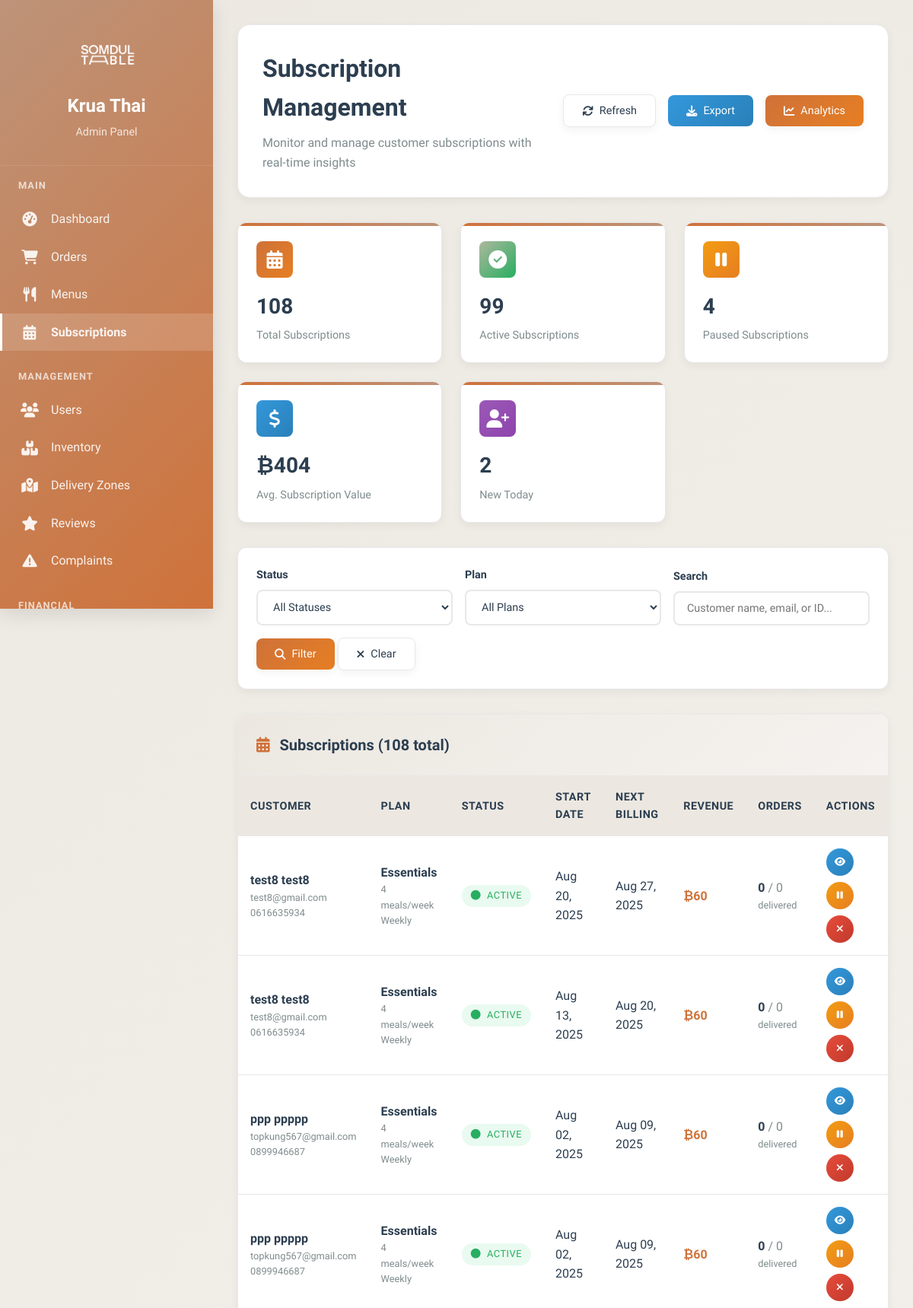
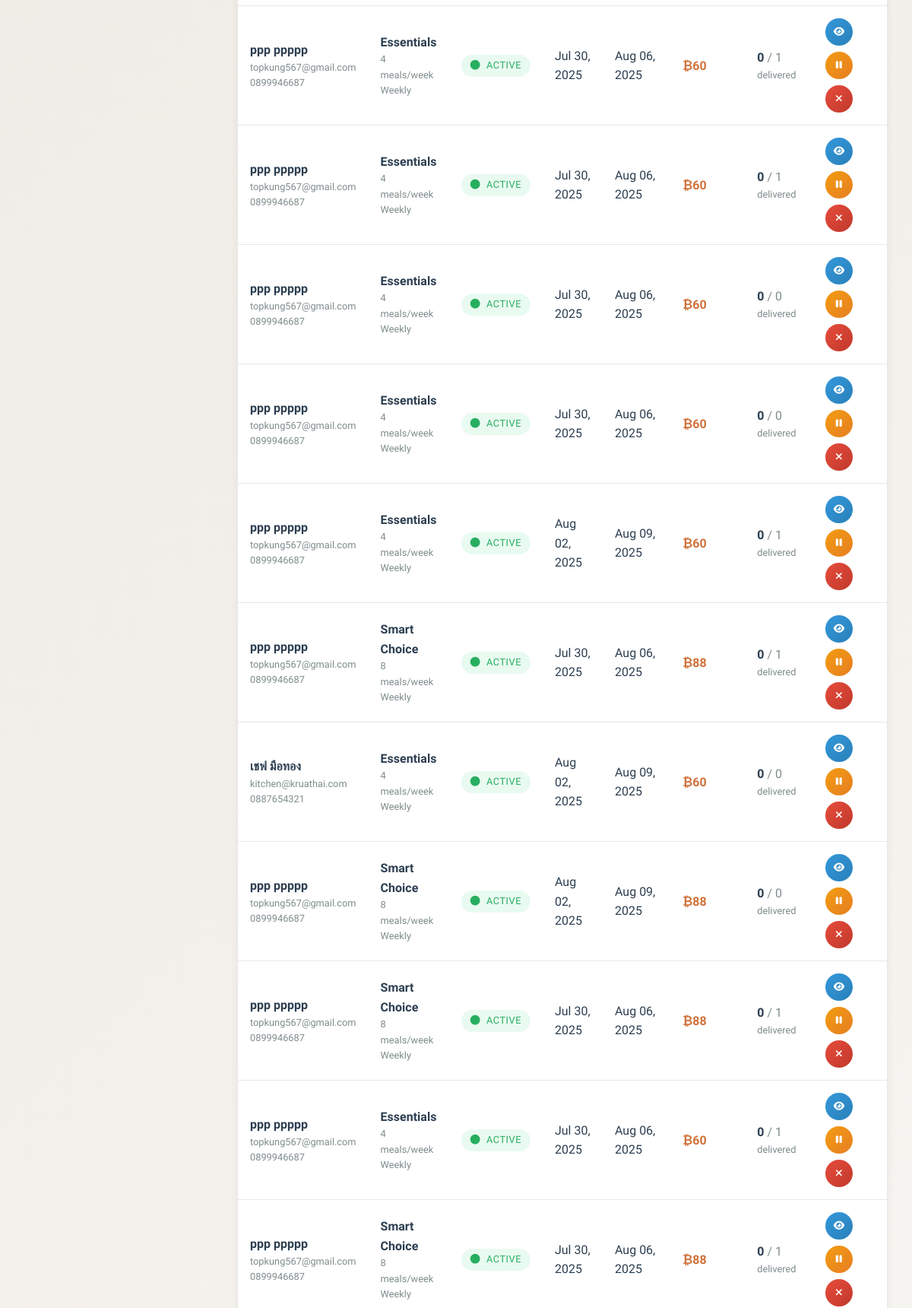
Screenshot of /KruaThai/admin/subscriptions.php (signed in, upper part) with the database file from the repository (2 pictures, top to bottom).
### tables this page shows
CREATE TABLE `subscriptions` (
  `id` char(36) NOT NULL,
  `user_id` char(36) NOT NULL,
  `assigned_rider_id` char(36) DEFAULT NULL,
  `plan_id` char(36) NOT NULL,
  `status` enum('active','paused','cancelled','expired','pending_payment') DEFAULT 'pending_payment',
  `start_date` date NOT NULL,
  `end_date` date DEFAULT NULL,
  `next_billing_date` date DEFAULT NULL,
  `billing_cycle` enum('weekly','monthly') NOT NULL,
  `total_amount` decimal(8,2) NOT NULL,
  `discount_applied` decimal(8,2) DEFAULT '0.00',
  `delivery_days` longtext,
  `preferred_delivery_time` enum('09:00-12:00','12:00-15:00','15:00-18:00','18:00-21:00') DEFAULT '12:00-15:00',
  `special_instructions` text,
  `pause_start_date` date DEFAULT NULL,
  `pause_end_date` date DEFAULT NULL,
  `skip_dates` longtext,
  `auto_renew` tinyint(1) DEFAULT '1',
  `cancellation_reason` text,
  `cancelled_at` timestamp NULL DEFAULT NULL,
  `cancelled_by` char(36) DEFAULT NULL,
  `created_at` timestamp NOT NULL DEFAULT CURRENT_TIMESTAMP,
  `updated_at` timestamp NOT NULL DEFAULT CURRENT_TIMESTAMP ON UPDATE CURRENT_TIMESTAMP
);

CREATE TABLE `users` (
  `id` char(36) NOT NULL,
  `email` varchar(255) NOT NULL,
  `password_hash` varchar(255) NOT NULL,
  `first_name` varchar(100) NOT NULL,
  `last_name` varchar(100) NOT NULL,
  `phone` varchar(20) DEFAULT NULL,
  `date_of_birth` date DEFAULT NULL,
  `gender` enum('male','female','other') DEFAULT NULL,
  `role` enum('customer','admin','kitchen','rider','support') DEFAULT 'customer',
  `status` enum('active','inactive','suspended','pending_verification','pending_profile') DEFAULT 'pending_verification',
  `email_verified` tinyint(1) DEFAULT '0',
  `email_verification_token` varchar(100) DEFAULT NULL,
  `delivery_address` text,
  `address_line_2` varchar(255) DEFAULT NULL,
  `city` varchar(100) DEFAULT NULL,
  `state` varchar(100) DEFAULT NULL,
  `zip_code` varchar(10) DEFAULT NULL,
  `country` varchar(100) DEFAULT 'Thailand',
  `delivery_instructions` text,
  `dietary_preferences` longtext,
  `allergies` longtext,
  `spice_level` enum('mild','medium','hot','extra_hot') DEFAULT 'medium',
  `last_login` timestamp NULL DEFAULT NULL,
  `failed_login_attempts` int(11) DEFAULT '0',
  `locked_until` timestamp NULL DEFAULT NULL,
  `password_reset_token` varchar(100) DEFAULT NULL,
  `password_reset_expires` timestamp NULL DEFAULT NULL,
  `created_at` timestamp NOT NULL DEFAULT CURRENT_TIMESTAMP,
  `updated_at` timestamp NOT NULL DEFAULT CURRENT_TIMESTAMP ON UPDATE CURRENT_TIMESTAMP,
  `social_provider` varchar(20) DEFAULT NULL COMMENT 'OAuth provider: facebook, google, apple',
  `social_id` varchar(100) DEFAULT NULL COMMENT 'Unique ID from social provider',
  `avatar_url` text COMMENT 'Profile picture URL from social provider'
);

CREATE TABLE `subscription_plans` (
  `id` char(36) NOT NULL,
  `name` varchar(100) NOT NULL,
  `name_thai` varchar(100) DEFAULT NULL,
  `description` text,
  `plan_type` enum('weekly','monthly','custom') NOT NULL,
  `meals_per_week` int(11) NOT NULL,
  `weeks_duration` int(11) DEFAULT '4',
  `base_price` decimal(8,2) NOT NULL,
  `discount_percentage` decimal(5,2) DEFAULT '0.00',
  `final_price` decimal(8,2) NOT NULL,
  `features` longtext,
  `max_skips_per_week` int(11) DEFAULT '2',
  `advance_ordering_days` int(11) DEFAULT '7',
  `is_active` tinyint(1) DEFAULT '1',
  `is_popular` tinyint(1) DEFAULT '0',
  `sort_order` int(11) DEFAULT '0',
  `created_at` timestamp NOT NULL DEFAULT CURRENT_TIMESTAMP,
  `updated_at` timestamp NOT NULL DEFAULT CURRENT_TIMESTAMP ON UPDATE CURRENT_TIMESTAMP
);

### KruaThai/admin/subscriptions.php (the view, shortened to what the rows shown need)
<?php
require_once '../config/database.php';
try {
    $page = max(1, intval($_GET['page'] ?? 1));
    $limit = 20;
    $offset = ($page - 1) * $limit;
    $whereConditions = [];
    $params = [];
    $whereClause = !empty($whereConditions) ? 'WHERE ' . implode(' AND ', $whereConditions) : '';
    $subscriptions_sql = "
        SELECT s.*,
               CONCAT(u.first_name, ' ', u.last_name) as customer_name,
               u.email as customer_email,
               u.phone as customer_phone,
               sp.name as plan_name,
               sp.meals_per_week,
               sp.plan_type,
               (SELECT COUNT(*) FROM orders WHERE subscription_id = s.id) as total_orders,
               (SELECT COUNT(*) FROM orders WHERE subscription_id = s.id AND status = 'delivered') as delivered_orders,
               (SELECT SUM(amount) FROM payments WHERE subscription_id = s.id AND status = 'completed') as total_revenue
        FROM subscriptions s
        JOIN users u ON s.user_id = u.id
        JOIN subscription_plans sp ON s.plan_id = sp.id
        {$whereClause}
        ORDER BY s.created_at DESC
        LIMIT {$limit} OFFSET {$offset}
    ";
    $stmt = $pdo->prepare($subscriptions_sql);
    $stmt->execute($params);
    $subscriptions = $stmt->fetchAll(PDO::FETCH_ASSOC);
} catch (Exception $e) {
    $subscriptions = [];
    $stats = [
        'total_subscriptions' => 0, 'active_subscriptions' => 0, 'paused_subscriptions' => 0,
        'cancelled_subscriptions' => 0, 'expired_subscriptions' => 0, 'avg_subscription_value' => 0,
        'new_today' => 0
    ];
    $plans = [];
    $revenueData = [];
    $totalSubscriptions = 0;
    $totalPages = 1;
    error_log("Subscriptions page error: " . $e->getMessage());
}
?>
<!DOCTYPE html>
<html lang="th">
<head>
    <link href="https://cdnjs.cloudflare.com/ajax/libs/font-awesome/6.4.0/css/all.min.css" rel="stylesheet">
</head>
<body>
    <div class="admin-layout">
        <div class="main-content">
            <div class="page-header">
                <div class="header-content">
                    <div>
                        <h1 class="page-title">Subscription Management</h1>
                    </div>
                </div>
            </div>
            <div class="table-container">
                <?php if (!empty($subscriptions)): ?>
                <div style="overflow-x: auto;">
                    <table class="table">
                        <thead>
                            <tr>
                                <th>Customer</th>
                                <th>Plan</th>
                                <th>Status</th>
                                <th>Start Date</th>
                                <th>Next Billing</th>
                                <th>Revenue</th>
                                <th>Orders</th>
                                <th>Actions</th>
                            </tr>
                        </thead>
                        <tbody>
                            <?php foreach ($subscriptions as $subscription): ?>
                            <tr>
                                <td>
                                    <div>
                                        <strong><?= htmlspecialchars($subscription['customer_name']) ?></strong>
                                    </div>
                                    <div style="font-size: 0.8rem; color: var(--text-gray);">
                                        <?= htmlspecialchars($subscription['customer_email']) ?>
                                    </div>
                                    <?php if ($subscription['customer_phone']): ?>
                                    <div style="font-size: 0.8rem; color: var(--text-gray);">
                                        <?= htmlspecialchars($subscription['customer_phone']) ?>
                                    </div>
                                    <?php endif; ?>
                                </td>
                                <td>
                                    <div>
                                        <strong><?= htmlspecialchars($subscription['plan_name']) ?></strong>
                                    </div>
                                    <div style="font-size: 0.8rem; color: var(--text-gray);">
                                        <?= $subscription['meals_per_week'] ?> meals/week
                                    </div>
                                    <div style="font-size: 0.8rem; color: var(--text-gray);">
                                        <?= ucfirst($subscription['plan_type']) ?>
                                    </div>
                                </td>
                                <td>
                                    <span class="status-badge status-<?= $subscription['status'] ?>">
                                        <i class="fas fa-circle"></i>
                                        <?= ucfirst(str_replace('_', ' ', $subscription['status'])) ?>
                                    </span>
                                </td>
                                <td>
                                    <?= date('M d, Y', strtotime($subscription['start_date'])) ?>
                                </td>
                                <td>
                                    <?php if ($subscription['next_billing_date']): ?>
                                        <?= date('M d, Y', strtotime($subscription['next_billing_date'])) ?>
                                    <?php else: ?>
                                        <span style="color: var(--text-gray);">N/A</span>
                                    <?php endif; ?>
                                </td>
                                <td>
                                    <strong style="color: var(--curry);">
                                        ₿<?= number_format($subscription['total_revenue'] ?? 0, 0) ?>
                                    </strong>
                                </td>
                                <td>
                                    <div>
                                        <strong><?= $subscription['delivered_orders'] ?></strong>
                                        <span style="color: var(--text-gray);">/ <?= $subscription['total_orders'] ?></span>
                                    </div>
                                    <div style="font-size: 0.8rem; color: var(--text-gray);">
                                        delivered
                                    </div>
                                </td>
                                <td>
                                    <div style="display: flex; gap: 0.5rem; flex-wrap: wrap;">
                                        <button class="btn btn-info btn-sm btn-icon"
                                                onclick="viewSubscription('<?= $subscription['id'] ?>')"
                                                title="View Details">
                                            <i class="fas fa-eye"></i>
                                        </button>
                                        <?php if ($subscription['status'] === 'active'): ?>
                                        <button class="btn btn-warning btn-sm btn-icon"
                                                onclick="pauseSubscription('<?= $subscription['id'] ?>')"
                                                title="Pause Subscription">
                                            <i class="fas fa-pause"></i>
                                        </button>
                                        <?php endif; ?>
                                        <?php if (in_array($subscription['status'], ['active', 'paused'])): ?>
                                        <button class="btn btn-danger btn-sm btn-icon"
                                                onclick="cancelSubscription('<?= $subscription['id'] ?>', '<?= htmlspecialchars($subscription['customer_name']) ?>')"
                                                title="Cancel Subscription">
                                            <i class="fas fa-times"></i>
                                        </button>
                                        <?php endif; ?>
                                    </div>
                                </td>
                            </tr>
                            <?php endforeach; ?>
                        </tbody>
                    </table>
                </div>
                <?php endif; ?>
            </div>
        </div>
    </div>
</body>
</html>

### rows the page displays
subscriptions: customer_name "test8 test8", user.email "test8@gmail.com", user.phone "0616635934", plan.name "Essentials", plan.meals_per_week "4", plan.plan_type "Weekly", status "ACTIVE", start_date "Aug 20, 2025", next_billing_date "Aug 27, 2025", total_revenue "60", delivered_orders "0", total_orders "0"
subscriptions: customer_name "test8 test8", user.email "test8@gmail.com", user.phone "0616635934", plan.name "Essentials", plan.meals_per_week "4", plan.plan_type "Weekly", status "ACTIVE", start_date "Aug 13, 2025", next_billing_date "Aug 20, 2025", total_revenue "60", delivered_orders "0", total_orders "0"
subscriptions: customer_name "ppp ppppp", user.email "topkung567@gmail.com", user.phone "0899946687", plan.name "Essentials", plan.meals_per_week "4", plan.plan_type "Weekly", status "ACTIVE", start_date "Aug 02, 2025", next_billing_date "Aug 09, 2025", total_revenue "60", delivered_orders "0", total_orders "0"
subscriptions: customer_name "ppp ppppp", user.email "topkung567@gmail.com", user.phone "0899946687", plan.name "Essentials", plan.meals_per_week "4", plan.plan_type "Weekly", status "ACTIVE", start_date "Aug 02, 2025", next_billing_date "Aug 09, 2025", total_revenue "60", delivered_orders "0", total_orders "0"
subscriptions: customer_name "ppp ppppp", user.email "topkung567@gmail.com", user.phone "0899946687", plan.name "Essentials", plan.meals_per_week "4", plan.plan_type "Weekly", status "ACTIVE", start_date "Jul 30, 2025", next_billing_date "Aug 06, 2025", total_revenue "60", delivered_orders "0", total_orders "1"
subscriptions: customer_name "ppp ppppp", user.email "topkung567@gmail.com", user.phone "0899946687", plan.name "Essentials", plan.meals_per_week "4", plan.plan_type "Weekly", status "ACTIVE", start_date "Jul 30, 2025", next_billing_date "Aug 06, 2025", total_revenue "60", delivered_orders "0", total_orders "1"
subscriptions: customer_name "ppp ppppp", user.email "topkung567@gmail.com", user.phone "0899946687", plan.name "Essentials", plan.meals_per_week "4", plan.plan_type "Weekly", status "ACTIVE", start_date "Jul 30, 2025", next_billing_date "Aug 06, 2025", total_revenue "60", delivered_orders "0", total_orders "0"
subscriptions: customer_name "ppp ppppp", user.email "topkung567@gmail.com", user.phone "0899946687", plan.name "Essentials", plan.meals_per_week "4", plan.plan_type "Weekly", status "ACTIVE", start_date "Jul 30, 2025", next_billing_date "Aug 06, 2025", total_revenue "60", delivered_orders "0", total_orders "0"
subscriptions: customer_name "ppp ppppp", user.email "topkung567@gmail.com", user.phone "0899946687", plan.name "Essentials", plan.meals_per_week "4", plan.plan_type "Weekly", status "ACTIVE", start_date "Aug 02, 2025", next_billing_date "Aug 09, 2025", total_revenue "60", delivered_orders "0", total_orders "1"
subscriptions: customer_name "ppp ppppp", user.email "topkung567@gmail.com", user.phone "0899946687", plan.name "Smart Choice", plan.meals_per_week "8", plan.plan_type "Weekly", status "ACTIVE", start_date "Jul 30, 2025", next_billing_date "Aug 06, 2025", total_revenue "88", delivered_orders "0", total_orders "1"
subscriptions: customer_name "เชฟ มือทอง", user.email "kitchen@kruathai.com", user.phone "0887654321", plan.name "Essentials", plan.meals_per_week "4", plan.plan_type "Weekly", status "ACTIVE", start_date "Aug 02, 2025", next_billing_date "Aug 09, 2025", total_revenue "60", delivered_orders "0", total_orders "0"
subscriptions: customer_name "ppp ppppp", user.email "topkung567@gmail.com", user.phone "0899946687", plan.name "Smart Choice", plan.meals_per_week "8", plan.plan_type "Weekly", status "ACTIVE", start_date "Aug 02, 2025", next_billing_date "Aug 09, 2025", total_revenue "88", delivered_orders "0", total_orders "0"
subscriptions: customer_name "ppp ppppp", user.email "topkung567@gmail.com", user.phone "0899946687", plan.name "Smart Choice", plan.meals_per_week "8", plan.plan_type "Weekly", status "ACTIVE", start_date "Jul 30, 2025", next_billing_date "Aug 06, 2025", total_revenue "88", delivered_orders "0", total_orders "1"
subscriptions: customer_name "ppp ppppp", user.email "topkung567@gmail.com", user.phone "0899946687", plan.name "Essentials", plan.meals_per_week "4", plan.plan_type "Weekly", status "ACTIVE", start_date "Jul 30, 2025", next_billing_date "Aug 06, 2025", total_revenue "60", delivered_orders "0", total_orders "1"
subscriptions: customer_name "ppp ppppp", user.email "topkung567@gmail.com", user.phone "0899946687", plan.name "Smart Choice", plan.meals_per_week "8", plan.plan_type "Weekly", status "ACTIVE", start_date "Jul 30, 2025", next_billing_date "Aug 06, 2025", total_revenue "88", delivered_orders "0", total_orders "1"

### other values shown
$stats['total_subscriptions'] "108"
$stats['active_subscriptions'] "99"
$stats['paused_subscriptions'] "4"
$stats['avg_subscription_value'] "404"
$stats['new_today'] "2"
$totalSubscriptions "108"
